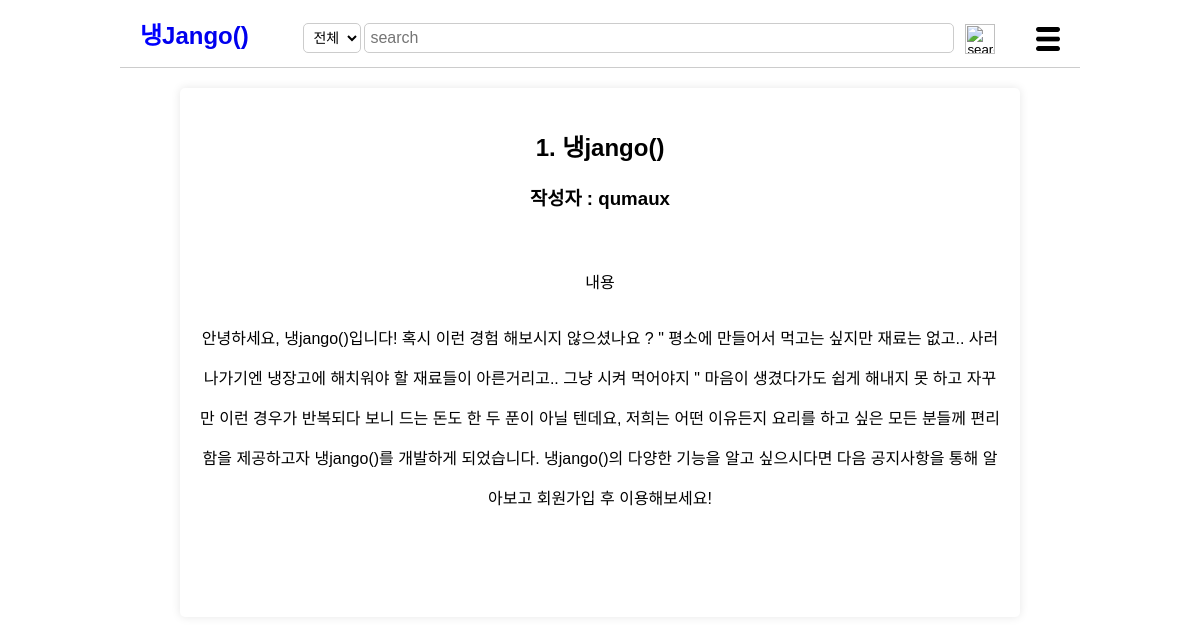
The app's page /noticeShow/2 with its own data.
### post/models.py (models this page shows, shortened)
class Noticepost(models.Model):
    title = models.CharField(max_length=200)
    content = models.TextField()
    created_at=models.DateTimeField(auto_now_add=True)
    writer=models.ForeignKey(User, on_delete=models.CASCADE)
    updated_at=models.DateTimeField(null=True, blank=True, auto_now=True)

### post/views/notice_views.py (the view)
# urls.py: path('noticeShow/<int:noticepost_id>', noticeShow, name='noticeShow'),
def noticeShow(request, noticepost_id):
    noticepost = get_object_or_404(Noticepost, pk =noticepost_id)
    context = {
        'noticepost': noticepost,
    }
    return render(request, 'notice-detail.html', context)

### post/templates/notice-detail.html (shortened to what this page needs)
<html>
<head>
    {% load static %}
    <link rel="stylesheet" href="{%static 'css/styles-post-detail.css' %}">
    <!-- {% load static %}
    <link rel="stylesheet" href="styles-post-detail.css"> -->
</head>
<body>
    <header>
        <div class="logo"><a href="{% url 'post:main' %}">
                <span class="blue">냉</span>Jango() </a>
        </div>
        {% if user.is_authenticated %}
        <form method="POST" action="{% url 'post:search' user.id %}">
            {% csrf_token %}
            <div class="search-bar">
                <select id="search-type" name="search_select">
                    <option value="전체">전체</option>
                    <option value="제목">제목</option>
                    <option value="재료">재료</option>
                </select>
                <input type="text" placeholder="search" name="searched">
                <button><img src="{% static 'image/search-icon.png' %}" alt="search"></button>
            </div>
        </form>
        {% else %}
        <form method="POST" action="{% url 'post:outsearch'%}">
            <div class="search-bar">
                <select id="search-type" name="search_select">
                    <option value="전체">전체</option>
                </select>
                <input type="text" placeholder="search" name="searched">
                <button><img src="{% static 'image/search-icon.png' %}" alt="search"></button>
            </div>
        </form>
        {%endif%}
        <div class="menu-icon">
            <img src="{% static 'image/menu-icon.png' %}" alt="menu">
        </div>
    </header>
    <main>
        <section class="post-details">
            <h1>{{ noticepost.title }}</h1>
            <h3>작성자 : {{ noticepost.writer }}</h3>
            <br>
            <div class="post-text">
                <p>내용</p>
                {{ noticepost.content }}
            </div>
            <br>
            <div class="button-container">
            </div>
        </section>
    </main>
</body>
</html>

### static/css/styles-post-detail.css (style rules this page uses)
body { font-family: Arial, sans-serif; margin: 0 auto; padding: 0; align-items: center; text-align: center; width: 960px; overflow-x: auto; }
header { display: flex; justify-content: space-between; align-items: center; padding: 10px 20px; background-color: #fff; border-bottom: 1px solid #ccc; }
main { padding: 20px; display: flex; justify-content: center; align-items: center; }
a { text-decoration-line: none; text-decoration-color: black; }
.logo { font-size: 24px; font-weight: bold; margin-right: 20px; }
.logo .blue { color: blue; }
#search-type { margin-top: 0px; margin-right: 3px; padding: 5px; border-radius: 5px; border: 1px solid #ccc; background-color: #fff; font-size: 14px; }
#search-type option { background-color: #fff; }
header form { align-items: center; margin-top: 10px; margin-bottom: 2px; }
.search-bar { margin-top: 6px; display: flex; align-items: center; flex-grow: 1; margin: 0 20px; }
.search-bar input { width: 590px; padding: 5px; font-size: 16px; border: 1px solid #ccc; border-radius: 5px; flex-grow: 1; }
.search-bar button { background: none; border: none; cursor: pointer; margin-left: 5px; }
.search-bar button img { margin-top: 3px; width: 30px; height: 30px; }
.menu-icon { position: relative; display: inline-block; }
.menu-icon img { margin-top: 10px; width: 24px; height: 24px; cursor: pointer; }
.post-details { background-color: #fff; padding: 20px; border-radius: 5px; box-shadow: 0 0 10px rgba(0, 0, 0, 0.1); width: 100%; text-align: center; max-width: 800px; }
.post-details h1 { text-align: center; margin-bottom: 20px; }
.post-text { margin-bottom: 20px; }
.button-container { height: 40px; display: flex; justify-content: center; }
.post-text { line-height: 40px; }

### records on screen
Noticepost: title "1. 냉jango()", writer "qumaux", content "안녕하세요, 냉jango()입니다! 혹시 이런 경험 해보시지 않으셨나요 ? \" 평소에 만들어서 먹고는 싶지만 재료는 없고.. 사러 나가기엔 냉장고에 해치워야 할 재료들이 아른거리고.. 그냥 시켜 먹어야지 \" 마음이 생겼다가도 쉽게 해내지 못 하고 자꾸만 이런 경우가 반복되다 보니 드는 돈도 한 두 푼이 아닐 텐데요, 저희는 어떤 이유든지 요리를 하고 싶은 모든 분들께 편리함을 제공하고자 냉jango()를 개발하게 되었습니다. 냉jango()의 다양한 기능을 알고 싶으시다면 다음 공지사항을 통해 알아보고 회원가입 후 이용해보세요!"
